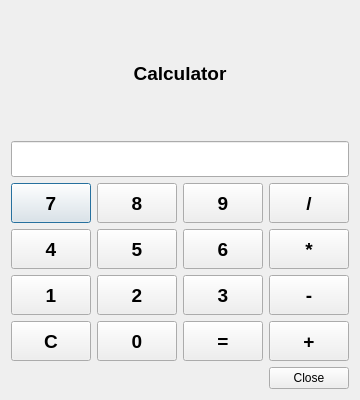
<?xml version="1.0" encoding="UTF-8"?>
<ui version="4.0">
 <class>Calculator</class>
 <widget class="QDialog" name="Calculator">
  <property name="geometry">
   <rect>
    <x>0</x>
    <y>0</y>
    <width>300</width>
    <height>400</height>
   </rect>
  </property>
  <property name="windowTitle">
   <string>Mini OS - Calculator</string>
  </property>
  <layout class="QVBoxLayout" name="verticalLayout">
   <item>
    <widget class="QLabel" name="titleLabel">
     <property name="font">
      <font>
       <family>Arial</family>
       <pointsize>14</pointsize>
       <weight>75</weight>
       <bold>true</bold>
      </font>
     </property>
     <property name="text">
      <string>Calculator</string>
     </property>
     <property name="alignment">
     
      <set>Qt::AlignCenter</set>
     </property>
    </widget>
   </item>
   <item>
    <widget class="QLineEdit" name="displayLineEdit">
     <property name="font">
      <font>
       <family>Arial</family>
       <pointsize>18</pointsize>
      </font>
     </property>
     <property name="alignment">
      <set>Qt::AlignRight|Qt::AlignTrailing|Qt::AlignVCenter</set>
     </property>
     <property name="readOnly">
      <bool>true</bool>
     </property>
    </widget>
   </item>
   <item>
    <layout class="QGridLayout" name="gridLayout">
     <item row="0" column="0">
      <widget class="QPushButton" name="button7">
       <property name="minimumSize">
        <size>
         <width>0</width>
         <height>40</height>
        </size>
       </property>
       <property name="font">
        <font>
         <family>Arial</family>
         <pointsize>14</pointsize>
         <weight>75</weight>
         <bold>true</bold>
        </font>
       </property>
       <property name="text">
        <string>7</string>
       </property>
      </widget>
     </item>
     <item row="0" column="1">
      <widget class="QPushButton" name="button8">
       <property name="minimumSize">
        <size>
         <width>0</width>
         <height>40</height>
        </size>
       </property>
       <property name="font">
        <font>
         <family>Arial</family>
         <pointsize>14</pointsize>
         <weight>75</weight>
         <bold>true</bold>
        </font>
       </property>
       <property name="text">
        <string>8</string>
       </property>
      </widget>
     </item>
     <item row="0" column="2">
      <widget class="QPushButton" name="button9">
       <property name="minimumSize">
        <size>
         <width>0</width>
         <height>40</height>
        </size>
       </property>
       <property name="font">
        <font>
         <family>Arial</family>
         <pointsize>14</pointsize>
         <weight>75</weight>
         <bold>true</bold>
        </font>
       </property>
       <property name="text">
        <string>9</string>
       </property>
      </widget>
     </item>
     <item row="0" column="3">
      <widget class="QPushButton" name="buttonDivide">
       <property name="minimumSize">
        <size>
         <width>0</width>
         <height>40</height>
        </size>
       </property>
       <property name="font">
        <font>
         <family>Arial</family>
         <pointsize>14</pointsize>
         <weight>75</weight>
         <bold>true</bold>
        </font>
       </property>
       <property name="text">
        <string>/</string>
       </property>
      </widget>
     </item>
     <item row="1" column="0">
      <widget class="QPushButton" name="button4">
       <property name="minimumSize">
        <size>
         <width>0</width>
         <height>40</height>
        </size>
       </property>
       <property name="font">
        <font>
         <family>Arial</family>
         <pointsize>14</pointsize>
         <weight>75</weight>
         <bold>true</bold>
        </font>
       </property>
       <property name="text">
        <string>4</string>
       </property>
      </widget>
     </item>
     <item row="1" column="1">
      <widget class="QPushButton" name="button5">
       <property name="minimumSize">
        <size>
         <width>0</width>
         <height>40</height>
        </size>
       </property>
       <property name="font">
        <font>
         <family>Arial</family>
         <pointsize>14</pointsize>
         <weight>75</weight>
         <bold>true</bold>
        </font>
       </property>
       <property name="text">
        <string>5</string>
       </property>
      </widget>
     </item>
     <item row="1" column="2">
      <widget class="QPushButton" name="button6">
       <property name="minimumSize">
        <size>
         <width>0</width>
         <height>40</height>
        </size>
       </property>
       <property name="font">
        <font>
         <family>Arial</family>
         <pointsize>14</pointsize>
         <weight>75</weight>
         <bold>true</bold>
        </font>
       </property>
       <property name="text">
        <string>6</string>
       </property>
      </widget>
     </item>
     <item row="1" column="3">
      <widget class="QPushButton" name="buttonMultiply">
       <property name="minimumSize">
        <size>
         <width>0</width>
         <height>40</height>
        </size>
       </property>
       <property name="font">
        <font>
         <family>Arial</family>
         <pointsize>14</pointsize>
         <weight>75</weight>
         <bold>true</bold>
        </font>
       </property>
       <property name="text">
        <string>*</string>
       </property>
      </widget>
     </item>
     <item row="2" column="0">
      <widget class="QPushButton" name="button1">
       <property name="minimumSize">
        <size>
         <width>0</width>
         <height>40</height>
        </size>
       </property>
       <property name="font">
        <font>
         <family>Arial</family>
         <pointsize>14</pointsize>
         <weight>75</weight>
         <bold>true</bold>
        </font>
       </property>
       <property name="text">
        <string>1</string>
       </property>
      </widget>
     </item>
     <item row="2" column="1">
      <widget class="QPushButton" name="button2">
       <property name="minimumSize">
        <size>
         <width>0</width>
         <height>40</height>
        </size>
       </property>
       <property name="font">
        <font>
         <family>Arial</family>
         <pointsize>14</pointsize>
         <weight>75</weight>
         <bold>true</bold>
        </font>
       </property>
       <property name="text">
        <string>2</string>
       </property>
      </widget>
     </item>
     <item row="2" column="2">
      <widget class="QPushButton" name="button3">
       <property name="minimumSize">
        <size>
         <width>0</width>
         <height>40</height>
        </size>
       </property>
       <property name="font">
        <font>
         <family>Arial</family>
         <pointsize>14</pointsize>
         <weight>75</weight>
         <bold>true</bold>
        </font>
       </property>
       <property name="text">
        <string>3</string>
       </property>
      </widget>
     </item>
     <item row="2" column="3">
      <widget class="QPushButton" name="buttonMinus">
       <property name="minimumSize">
        <size>
         <width>0</width>
         <height>40</height>
        </size>
       </property>
       <property name="font">
        <font>
         <family>Arial</family>
         <pointsize>14</pointsize>
         <weight>75</weight>
         <bold>true</bold>
        </font>
       </property>
       <property name="text">
        <string>-</string>
       </property>
      </widget>
     </item>
     <item row="3" column="0">
      <widget class="QPushButton" name="buttonClear">
       <property name="minimumSize">
        <size>
         <width>0</width>
         <height>40</height>
        </size>
       </property>
       <property name="font">
        <font>
         <family>Arial</family>
         <pointsize>14</pointsize>
         <weight>75</weight>
         <bold>true</bold>
        </font>
       </property>
       <property name="text">
        <string>C</string>
       </property>
      </widget>
     </item>
     <item row="3" column="1">
      <widget class="QPushButton" name="button0">
       <property name="minimumSize">
        <size>
         <width>0</width>
         <height>40</height>
        </size>
       </property>
       <property name="font">
        <font>
         <family>Arial</family>
         <pointsize>14</pointsize>
         <weight>75</weight>
         <bold>true</bold>
        </font>
       </property>
       <property name="text">
        <string>0</string>
       </property>
      </widget>
     </item>
     <item row="3" column="2">
      <widget class="QPushButton" name="buttonEquals">
       <property name="minimumSize">
        <size>
         <width>0</width>
         <height>40</height>
        </size>
       </property>
       <property name="font">
        <font>
         <family>Arial</family>
         <pointsize>14</pointsize>
         <weight>75</weight>
         <bold>true</bold>
        </font>
       </property>
       <property name="text">
        <string>=</string>
       </property>
      </widget>
     </item>
     <item row="3" column="3">
      <widget class="QPushButton" name="buttonPlus">
       <property name="minimumSize">
        <size>
         <width>0</width>
         <height>40</height>
        </size>
       </property>
       <property name="font">
        <font>
         <family>Arial</family>
         <pointsize>14</pointsize>
         <weight>75</weight>
         <bold>true</bold>
        </font>
       </property>
       <property name="text">
        <string>+</string>
       </property>
      </widget>
     </item>
    </layout>
   </item>
   <item>
    <layout class="QHBoxLayout" name="horizontalLayout">
     <item>
      <spacer name="horizontalSpacer">
       <property name="orientation">
        <enum>Qt::Horizontal</enum>
       </property>
       <property name="sizeHint" stdset="0">
        <size>
         <width>40</width>
         <height>20</height>
        </size>
       </property>
      </spacer>
     </item>
     <item>
      <widget class="QPushButton" name="closeButton">
       <property name="text">
        <string>Close</string>
       </property>
      </widget>
     </item>
    </layout>
   </item>
  </layout>
 </widget>
 <resources/>
 <connections/>
</ui>
